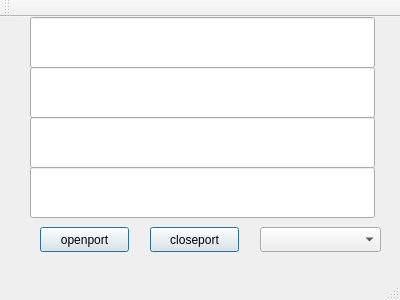
<?xml version="1.0" encoding="UTF-8"?>
<ui version="4.0">
 <class>MainWindow</class>
 <widget class="QMainWindow" name="MainWindow">
  <property name="geometry">
   <rect>
    <x>0</x>
    <y>0</y>
    <width>400</width>
    <height>300</height>
   </rect>
  </property>
  <property name="windowTitle">
   <string>MainWindow</string>
  </property>
  <widget class="QWidget" name="centralWidget">
   <widget class="QLineEdit" name="lineEdit1">
    <property name="geometry">
     <rect>
      <x>30</x>
      <y>0</y>
      <width>345</width>
      <height>51</height>
     </rect>
    </property>
    <property name="focusPolicy">
     <enum>Qt::NoFocus</enum>
    </property>
   </widget>
   <widget class="QLineEdit" name="lineEdit2">
    <property name="geometry">
     <rect>
      <x>30</x>
      <y>50</y>
      <width>345</width>
      <height>51</height>
     </rect>
    </property>
    <property name="focusPolicy">
     <enum>Qt::NoFocus</enum>
    </property>
   </widget>
   <widget class="QLineEdit" name="lineEdit3">
    <property name="geometry">
     <rect>
      <x>30</x>
      <y>100</y>
      <width>345</width>
      <height>51</height>
     </rect>
    </property>
    <property name="focusPolicy">
     <enum>Qt::NoFocus</enum>
    </property>
   </widget>
   <widget class="QLineEdit" name="lineEdit4">
    <property name="geometry">
     <rect>
      <x>30</x>
      <y>150</y>
      <width>345</width>
      <height>51</height>
     </rect>
    </property>
    <property name="focusPolicy">
     <enum>Qt::NoFocus</enum>
    </property>
   </widget>
   <widget class="QPushButton" name="pushButton">
    <property name="geometry">
     <rect>
      <x>40</x>
      <y>210</y>
      <width>89</width>
      <height>25</height>
     </rect>
    </property>
    <property name="text">
     <string>openport</string>
    </property>
    <property name="autoDefault">
     <bool>true</bool>
    </property>
    <property name="default">
     <bool>true</bool>
    </property>
   </widget>
   <widget class="QPushButton" name="pushButton_2">
    <property name="geometry">
     <rect>
      <x>150</x>
      <y>210</y>
      <width>89</width>
      <height>25</height>
     </rect>
    </property>
    <property name="text">
     <string>closeport</string>
    </property>
    <property name="autoDefault">
     <bool>true</bool>
    </property>
    <property name="default">
     <bool>true</bool>
    </property>
   </widget>
   <widget class="QComboBox" name="comboBox">
    <property name="geometry">
     <rect>
      <x>260</x>
      <y>210</y>
      <width>121</width>
      <height>25</height>
     </rect>
    </property>
   </widget>
  </widget>
  <widget class="QMenuBar" name="menuBar">
   <property name="geometry">
    <rect>
     <x>0</x>
     <y>0</y>
     <width>400</width>
     <height>22</height>
    </rect>
   </property>
  </widget>
  <widget class="QToolBar" name="mainToolBar">
   <attribute name="toolBarArea">
    <enum>TopToolBarArea</enum>
   </attribute>
   <attribute name="toolBarBreak">
    <bool>false</bool>
   </attribute>
  </widget>
  <widget class="QStatusBar" name="statusBar"/>
 </widget>
 <layoutdefault spacing="6" margin="11"/>
 <resources/>
 <connections/>
</ui>
